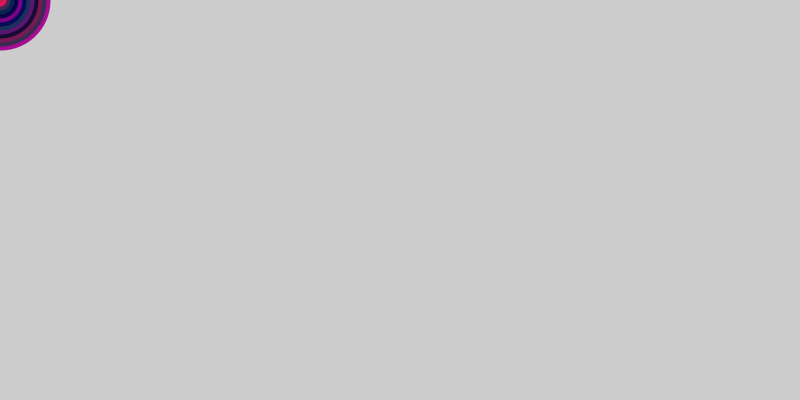
Frame 1 (no input)
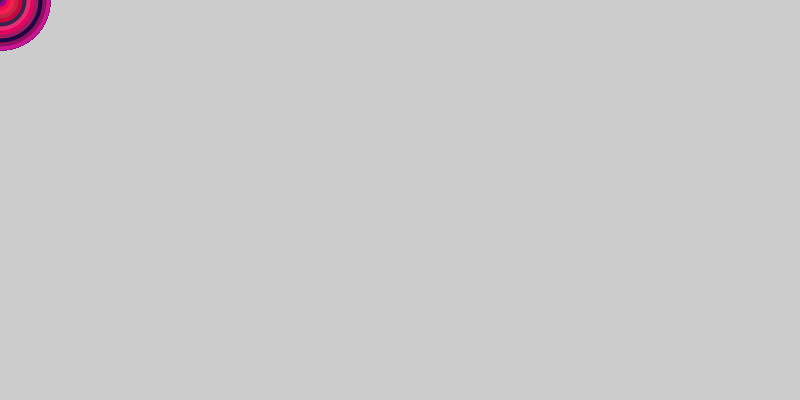
Frame 60 (the mouse pressed at the canvas centre just before this capture)
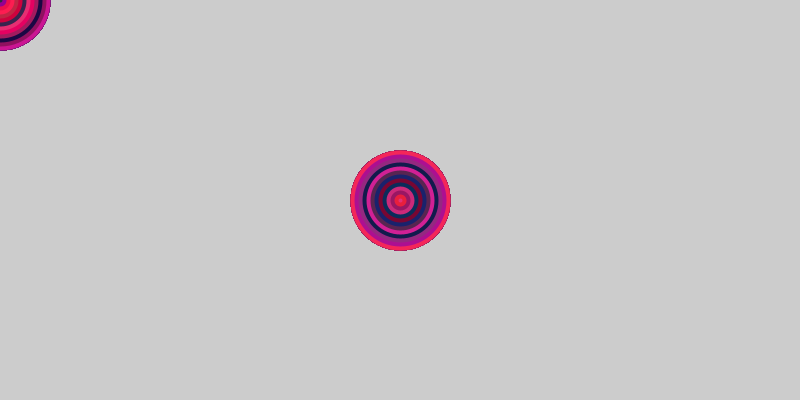
Frame 120 (the mouse held since frame 60 and released just before this capture)

The Processing sketch that drew these frames (run headless with seeded random() and noise(); from frame 60 on, the mouse is pressed at the canvas centre):

// Processing sketch: processing_114032
// ── processing_114032.pde

void setup()
{
    //canvas size
    size(800,400);
}

void draw()
{
int myWeight = 100;
int weightChange = -8;

while(myWeight > 0)
{
    strokeWeight(myWeight);
    stroke(random(0,255), random (0,50), random (50,150));
    point(mouseX, mouseY);
    myWeight += weightChange;
}//end of loop

}//end of draw
